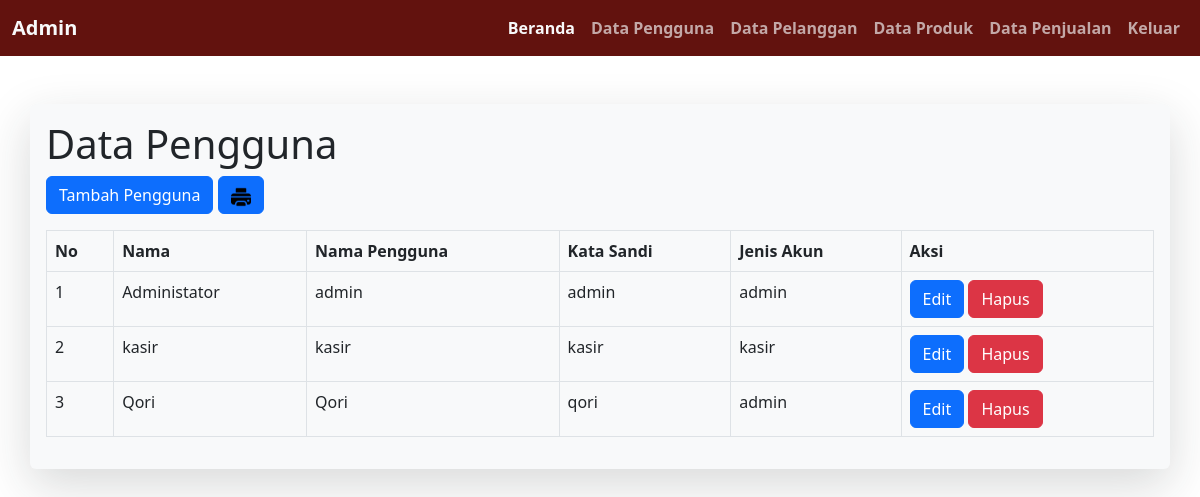
/pengguna/akun.php (signed in), run on the app's committed database.
### tables this page shows
CREATE TABLE `pengguna` (
  `id_pengguna` int(11) NOT NULL,
  `nama` varchar(50) NOT NULL,
  `nama_pengguna` varchar(20) NOT NULL,
  `kata_sandi` varchar(255) NOT NULL,
  `level` varchar(20) NOT NULL
);

### pengguna/akun.php (the view, shortened to what this page needs)
<!DOCTYPE html>
<html>
<head>
	<link rel="stylesheet" type="text/css" href="../bootstrap/css/bootstrap.css">
</head>
<body style="background-image: url('../img/bg3.png'); background-size:30em;">
<?php
include '../header.php';
?>
	<div class="container content-wrapper border-start-9 shadow-lg p-3 mt-5 bg-body-tertiary rounded" style="" >
		<div style=""><h1>Data Pengguna</h1>
		<div class="">
		<a href="tambah_akun.php" class="tombol"><button class="btn btn-primary mb-3" style="">Tambah Pengguna</button></a>
		<a href="print.php" target="_blank" class="tombol"><button class="btn btn-primary mb-3" style=""><img src="../img/print.png" alt="print" style="width:20px; color:white;"></button></a>
		</div>
		</div>
		<div class="table-responsive">
		<table border="1" class="table table-bordered table-hover" >
		<tr>
			<th>No</th>
			<th>Nama</th>
			<th>Nama Pengguna</th>
			<th>Kata Sandi</th>
            <th>Jenis Akun</th>
			<th>Aksi</th>
		</tr>
		<?php
		include "../koneksi.php";
		$result = mysqli_query($koneksi,"SELECT * from pengguna ");
		$nomor = 1;
		while ($data = mysqli_fetch_assoc($result)) {
		?>
			<tr>
				<td><?php echo $nomor++; ?></td>
				<td><?php echo $data['nama']; ?></td>
				<td><?php echo $data['nama_pengguna']; ?></td>
				<td><?php echo $data['kata_sandi']; ?></td>
                <td><?php echo $data['level']; ?></td>
				<td>
					<a class="edit" href="edit_akun.php?id_pengguna=<?php echo $data['id_pengguna']; ?>"><button class="btn btn-primary">Edit</button></a>
					<a class="hapus" href="hapus_akun.php?id_pengguna=<?php echo $data['id_pengguna']; ?>"><button class="btn btn-danger">Hapus</button></a>
				</td>
			</tr>
		<?php } ?>
	</table>
		</div>
	</div>
    <br>
</body>
</html>

### data on the page
pengguna: nama "Administator", nama_pengguna "admin", kata_sandi "admin", level "admin"
pengguna: nama "kasir", nama_pengguna "kasir", kata_sandi "kasir", level "kasir"
pengguna: nama "Qori", nama_pengguna "Qori", kata_sandi "qori", level "admin"
